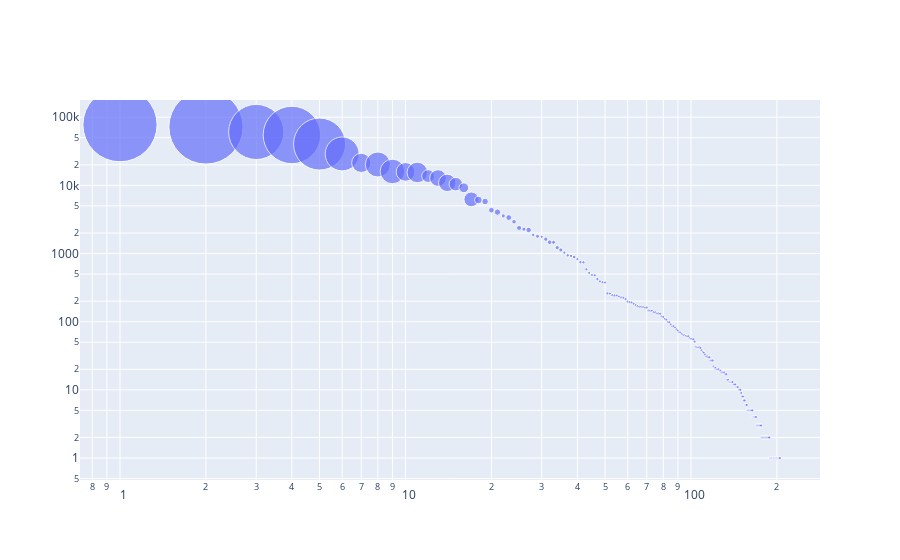

The code cell stored with this chart in its notebook:
### Code cell
data = data.sort_values(['total_projects', 'total_contribution'], ascending=False).reset_index()
trace = go.Scatter(x=data.index,
                   y=data['total_projects'],
                   mode='markers',
                   text=data['country'],
                   marker=dict(size=min_max_scaler.fit_transform(data[['total_contribution']]))
                  )

layout = go.Layout(
    title='',
    xaxis=dict(type='log'),
    yaxis=dict(type='log')
)

fig = dict(data=[trace], layout=layout)
plotly.offline.iplot(fig)

### Figure 1 — Plotly figure (JSON) as saved in the notebook; plotly's stock layout.template omitted (floating-point values rounded to 4 significant figures; data arrays with more than 128 entries replaced by an {"elided": "..."} marker saying what was removed)
{"data": [{"marker": {"size": {"elided": "206x1 float values"}}, "mode": "markers", "text": {"elided": "206 str values"}, "type": "scatter", "x": {"elided": "206 int values"}, "y": {"elided": "206 int values"}}], "layout": {"title": {"text": ""}, "xaxis": {"type": "log"}, "yaxis": {"type": "log"}}}
